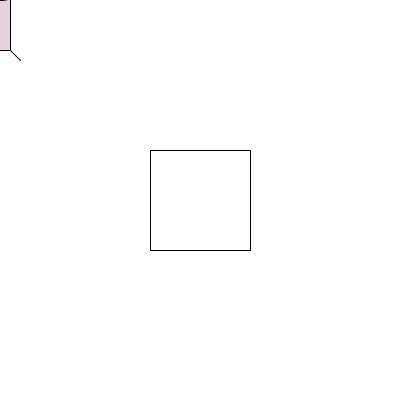
Frame 1 (no input)
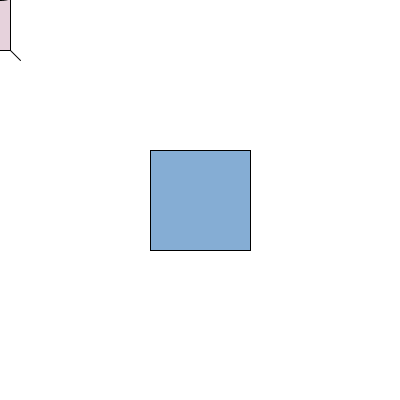
Frame 60 (the mouse pressed at the canvas centre just before this capture)
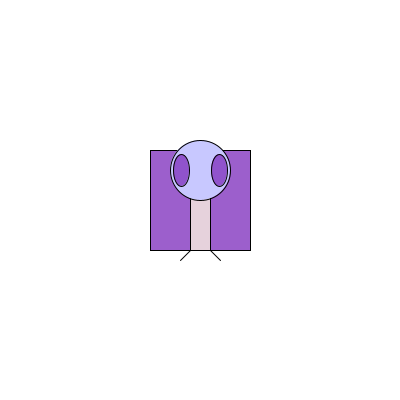
Frame 120 (the mouse held since frame 60 and released just before this capture)

The Processing sketch that drew these frames (run headless with seeded random() and noise(); from frame 60 on, the mouse is pressed at the canvas centre):

// Processing sketch: processing_93373
// ── processing_93373.pde

float r = 100;
float g = 150;
float b = 200;
float a = 200;


void setup() {
  size (400,400);
}

void draw() {
  background(255);
  rectMode(CENTER);
  
  //grass
  rect (200, 200, 100, 100);
  
  
  //body
  stroke(0);
  fill(230, 210, 220);
  rect(mouseX, mouseY, 20, 100);
  
  //head
  fill(200, 200, 290);
  ellipse(mouseX, mouseY-30, 60, 60);
  
  //eyes
  fill(0);
  fill(r, g, b, a);
  ellipse(mouseX-19, mouseY-30, 16, 32);
  ellipse(mouseX+19, mouseY-30, 16, 32);
  
  //legs?
  stroke(0);
  line(mouseX-10, mouseY+50, mouseX-20, mouseY+60);
  line(mouseX+10, mouseY+50, mouseX+20, mouseY+60);
}

void mousePressed(){
fill(0);
  fill(r, g, b, a);
  r = int (random (0, 200));
  g = int (random (0, 200));
  b = int (random (0, 200));
  ellipse(mouseX-19, mouseY-30, 16, 32);
  ellipse(mouseX+19, mouseY-30, 16, 32);
println(RGB);
}
